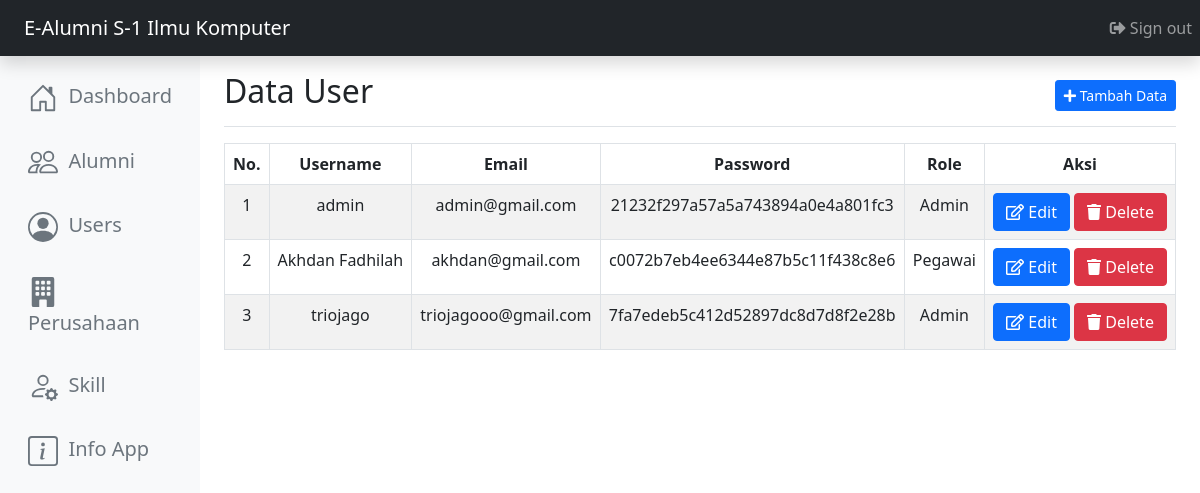
The app's page /rescrited/page/user.php (signed in) with its own data.
### tables this page shows
CREATE TABLE IF NOT EXISTS `tb_aplikasi` (
  `id` int(11) NOT NULL AUTO_INCREMENT,
  `nama` varchar(255) NOT NULL,
  `tahun_dibuat` date NOT NULL,
  PRIMARY KEY (`id`)
);

CREATE TABLE IF NOT EXISTS `tb_users` (
  `id` int(255) NOT NULL AUTO_INCREMENT,
  `username` varchar(255) NOT NULL,
  `email` varchar(255) NOT NULL,
  `password` varchar(255) NOT NULL,
  `role_user` enum('Pegawai','Admin') NOT NULL,
  PRIMARY KEY (`id`)
);

### rescrited/page/modal-user.php (the view, shortened to what this page needs)
<?php
include '../connection.php';
?>
<div class="content-wrapper">
<section class="content">
  <div class="row">
    <div class="col-sm-12">
      <div class="box box-primary">
        <div class="box-body">
          <div class="table-responsive22">
            <table id="datatable" class="table table-bordered table-striped">
              <thead class="text-center">
                <tr>
                  <th>No.</th>
                  <th>Username</th>
                  <th>Email</th>
                  <th>Password</th>
                  <th>Role</th>
                  <?php
                    if ($_SESSION['role_user'] == 'Admin'){
                    ?>
                  <th>Aksi</th>
                  <?php
                    }
                  ?>
                </tr>
              </thead>
              <tbody>
                  <?php
                    $no = 1;
                    $queryview = mysqli_query($conn, "SELECT * FROM tb_users");
                    while ($row = mysqli_fetch_assoc($queryview)) {
                  ?>
                  <tr class="text-center">
                    <td><?php echo $no++;?></td>
                    <td><?php echo $row['username'];?></td>
                    <td><?php echo $row['email'];?></td>
                    <td><?php echo $row['password'];?></td>
                    <td><?php echo $row['role_user'];?></td>
                    <?php
                    if ($_SESSION['role_user'] == 'Admin'){
                    ?>
                    <td>
                      <a href="#" class="btn btn-primary btn-flat btn-xs" data-bs-toggle="modal" data-bs-target="#updateuser<?php echo $no; ?>"><i class="far fa-edit"></i> Edit</a>
                      <a href="#" class="btn btn-danger btn-flat btn-xs" data-bs-toggle="modal" data-bs-target="#deleteuser<?php echo $no; ?>"><i class="fa fa-trash"></i> Delete</a>
                    </td>
                    <?php
                    }
                    ?>
                  </tr>
                  <?php
                    }
                  ?>
              </tbody>
            </table>
          </div>
        </div>
      </div>
    </div>
  </div>
</section>
</div>

### rescrited/page/meta.php (shortened to what this page needs)
<!doctype html>
<html lang="en">
  <head>
    <link href="https://cdn.jsdelivr.net/npm/bootstrap@5.0.2/dist/css/bootstrap.min.css" rel="stylesheet"
 />
    <link rel="stylesheet" type="text/css" href="https://cdnjs.cloudflare.com/ajax/libs/font-awesome/5.13.0/css/all.min.css">
  </head>

### rescrited/page/user.php (shortened to what this page needs)
<?php
include '../connection.php';
?>
<?php
  include 'meta.php';
 ?>
  <body>
  <?php
  include 'nav.php';
 ?>
<main role="main" class="col-md-9 mx-auto col-lg-10 pt-3 px-4">
          <div class="d-flex justify-content-between flex-wrap flex-md-nowrap align-items-center pb-2 mb-3 border-bottom">
            <h2 class="h2">Data User</h2>
            <div class="btn-toolbar mb-2 mb-md-0">
              <button class="btn btn-sm btn-primary" data-bs-toggle="modal" data-bs-target=".modal-create"><i class="fas fa-plus"></i> Tambah Data</button>
            </div>
          </div>
          <?php
              include "modal-user.php";
              ?>
        </main>
<?php
include 'footer.php'
?>

### rescrited/page/nav.php (shortened to what this page needs)
<header class="navbar navbar-dark sticky-top bg-dark flex-md-nowrap p-2 shadow">
  <a class="navbar-brand col-md-3 col-lg-2 me-0 px-3 fs-5" href="#">
  <?php
  $query = "SELECT * FROM tb_aplikasi";
  $result = mysqli_query($conn, $query);
  while ($row = mysqli_fetch_assoc($result)) {
    echo $row['nama'];
  }
  ?>
    </a>
        <ul class="navbar-nav">
            <li class="nav-item">
                <a class="nav-link" href="../logout.php"><i class="fas fa-sign-out-alt"></i> Sign out</a>
            </li>
        </ul>
</header>
<div class="container-fluid">
  <div class="row">
    <nav id="sidebarMenu" class="col-md-3 col-lg-2 d-md-block bg-light sidebar collapse vh-100">
      <div class="position-sticky pt-3 sidebar-sticky">
        <ul class="nav flex-column">
          <li class="nav-item">
          <a class="nav-link link-secondary" href="index.php">
              <p class="fs-5"><span class="align-text-top">&nbsp; Dashboard</span></p>
            </a>
          </li>
          <li class="nav-item">
          <a class="nav-link link-secondary" href="alumni.php">
              <p class="fs-5"><span class="align-text-top">&nbsp; Alumni</span></p>
            </a>
          </li>
          <li class="nav-item">
            <a class="nav-link link-secondary" href="user.php">
              <p class="fs-5"><span class="align-text-top">&nbsp; Users</span></p>
            </a>
          </li>
          <li class="nav-item">
            <a class="nav-link link-secondary" href="company.php">
              <p class="fs-5"><span class="align-text-top">&nbsp; Perusahaan</span></p>
            </a>
          </li>
          <li class="nav-item">
            <a class="nav-link link-secondary" href="skill.php">
              <p class="fs-5">&nbsp; Skill</span></p>
            </a>
          </li>
          <li class="nav-item">
            <a class="nav-link link-secondary" href="app.php">
              <p class="fs-5"><span class="align-text-top">&nbsp; Info App</span></p>
            </a>
          </li>
        </ul>
      </div>
    </nav>

### rescrited/page/footer.php (shortened to what this page needs)
  </body>
</html>

### records on screen
tb_aplikasi: nama "E-Alumni S-1 Ilmu Komputer"
tb_users: username "admin", email "admin@gmail.com", password "21232f297a57a5a743894a0e4a801fc3", role_user "Admin"
tb_users: username "Akhdan Fadhilah", email "akhdan@gmail.com", password "c0072b7eb4ee6344e87b5c11f438c8e6", role_user "Pegawai"
tb_users: username "triojago", email "triojagooo@gmail.com", password "7fa7edeb5c412d52897dc8d7d8f2e28b", role_user "Admin"
